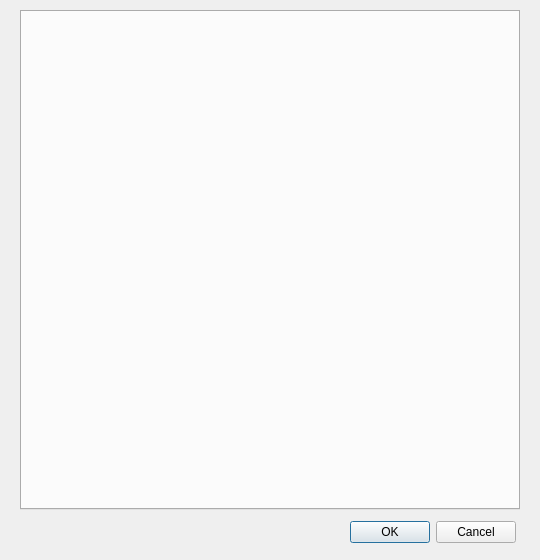
<?xml version="1.0" encoding="UTF-8"?>
<ui version="4.0">
 <class>FileSettings</class>
 <widget class="QDialog" name="FileSettings">
  <property name="geometry">
   <rect>
    <x>0</x>
    <y>0</y>
    <width>540</width>
    <height>560</height>
   </rect>
  </property>
  <property name="windowTitle">
   <string>Settings</string>
  </property>
  <widget class="QTabWidget" name="tabWidget">
   <property name="geometry">
    <rect>
     <x>20</x>
     <y>10</y>
     <width>500</width>
     <height>500</height>
    </rect>
   </property>
   <property name="sizePolicy">
    <sizepolicy hsizetype="Preferred" vsizetype="Preferred">
     <horstretch>0</horstretch>
     <verstretch>0</verstretch>
    </sizepolicy>
   </property>
   <property name="currentIndex">
    <number>-1</number>
   </property>
  </widget>
  <widget class="QDialogButtonBox" name="buttonBox">
   <property name="geometry">
    <rect>
     <x>350</x>
     <y>520</y>
     <width>166</width>
     <height>24</height>
    </rect>
   </property>
   <property name="standardButtons">
    <set>QDialogButtonBox::Cancel|QDialogButtonBox::Ok</set>
   </property>
  </widget>
 </widget>
 <resources/>
 <connections/>
</ui>
